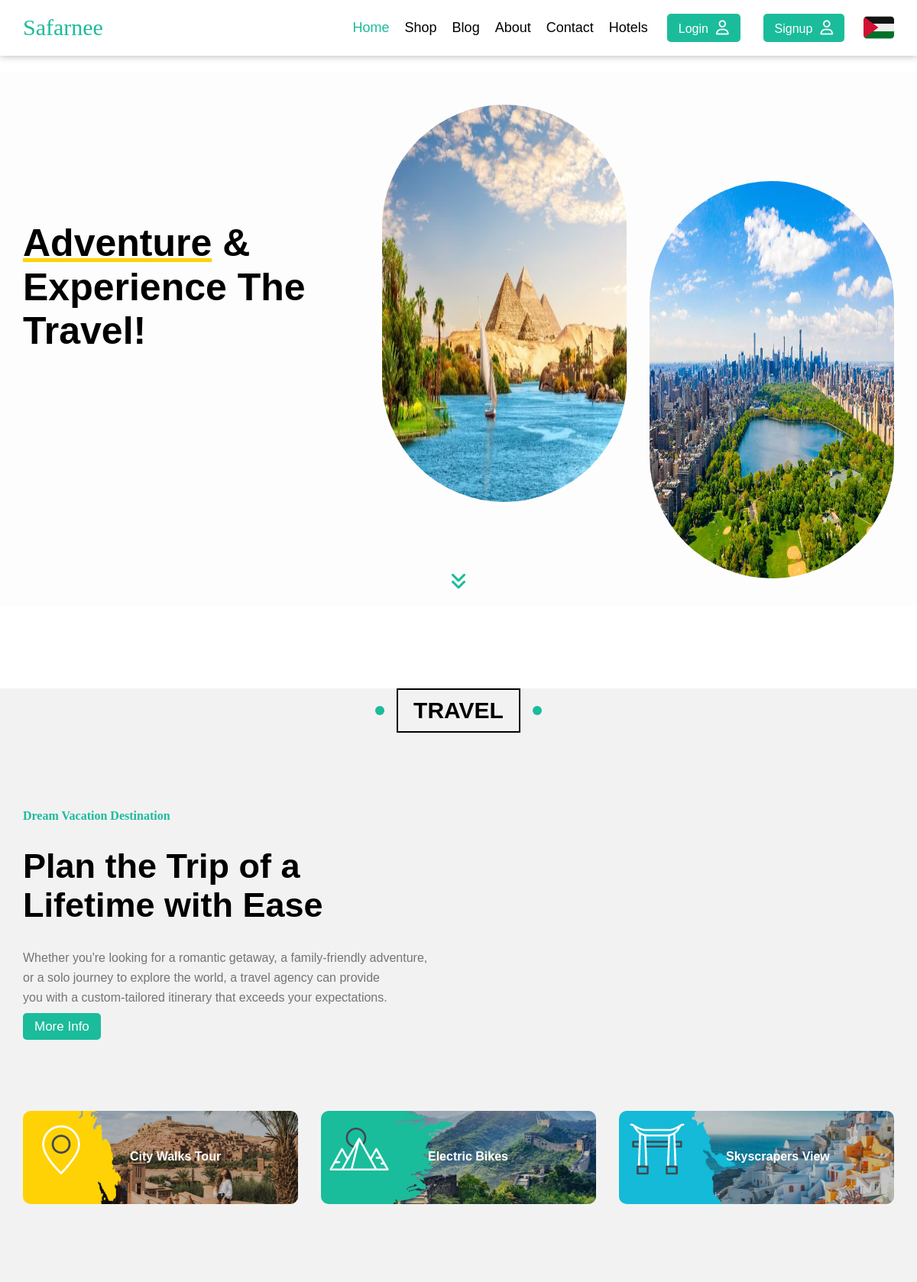
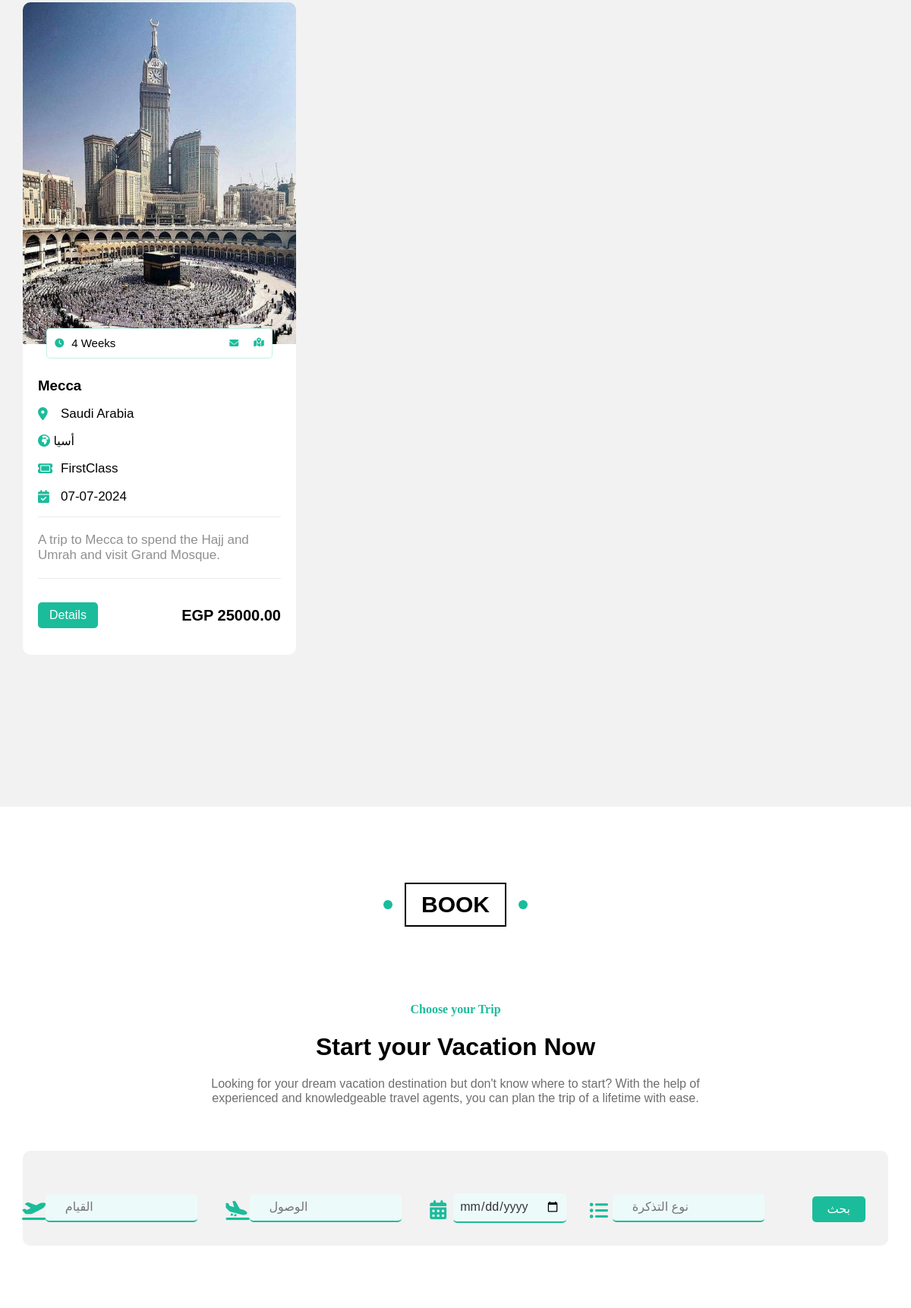
The page / (upper part) on the database its author committed (2 pictures, top to bottom).
### home/models.py (models this page shows, shortened)
class Place(models.Model):
    city = models.CharField(max_length=30)
    continent = models.CharField(max_length=30,choices=continent)
    country = models.CharField(max_length=30)
    image = models.ImageField(upload_to=image_upload)
    description = models.TextField()
    price = models.DecimalField(max_digits=8, decimal_places=2)
    discount=models.DecimalField(max_digits=8, decimal_places=2,blank=True,null=True)
    period=models.CharField(max_length=30,choices=period)
    duration=models.IntegerField(null=True,blank=True)
    source=models.CharField( max_length=50,choices=source)
    date=models.DateField(auto_now=False, auto_now_add=False)
    flight_class=models.CharField(max_length=50,choices=flight_class)
    slug=models.SlugField(blank=True,null=True)

### home/views.py (the view)
# urls.py: path('',views.home,name='home'),
def home(request):
    continent = request.GET.get('continent')
    places = Place.objects.all()
    hotels = Hotel.objects.all()
    countries = Place.objects.values('country').distinct()
    continents = Continent.objects.all()
    if continent:
        places = places.filter(continent=continent)
        return render(request, 'shop.html', {'places': places})
    else:
        return render(request, 'home/index.html', {'places': places, 'countries': countries, 'continents': continents,'hotels':hotels})

### home/templates/home/index.html (shortened to what this page needs)
{% extends 'base.html' %}
{% load bootstrap4 %}
{% load static %}
  {% block content %}
    <div class="landing">
      <div class="img_bg">
        <div class="container">
          <div class="text">
            <h1><span>Adventure</span> & Experience The Travel!</h1>
          </div>
          <div class="image img-up">
            <img src="{% static 'images/land-1.jpg' %}" alt="landing" />
          </div>
          <div class="image img-down">
            <img src="{% static 'images/land-3.jpeg' %}" alt="landing" />
          </div>
          <a href="#travel" class="go-down" title="go-down">
            <i class="fa-solid fa-angles-down fa-xl"></i>
          </a>
        </div>
      </div>
    </div>
    <div class="travel" id="travel">
      <h2 class="main-title">travel</h2>
      <div class="container">
        <div class="textures">
          <div class="text">
            <h4>Dream Vacation Destination</h4>
            <h1>Plan the Trip of a Lifetime with Ease</h1>
            <p>
              Whether you're looking for a romantic getaway, a family-friendly
              adventure, or a solo journey to explore the world, a travel agency
              can provide you with a custom-tailored itinerary that exceeds your
              expectations.
            </p>
            <a href="{% url "about" %}" class="btn">More Info</a>
          </div>
        </div>
        <div class="box">
          <div class="banner">
            <img src="{% static './images/c-icon-visual-01.gif' %}" class="gif" alt="" />
            <p>City Walks Tour</p>
            <img src="{% static './images/d-banner-01.jpeg' %}" alt="banner-1" />
          </div>
          <div class="banner">
            <img src="{% static './images/c-icon-visual-02.gif' %}" class="gif" alt="" />
            <p>Electric Bikes</p>
            <img src="{% static './images/d-banner-02.jpeg' %}" alt="banner-2" />
          </div>
          <div class="banner">
            <img src="{% static './images/c-icon-visual-03.gif' %}" class="gif" alt="" />
            <p>Skyscrapers View</p>
            <img src="{% static './images/d-banner-03.jpeg' %}" alt="banner-3" />
          </div>
        </div>
        <div class="box">
          {% for place in places %}
          {% if place.id < 4 %}
          <div class="package box-1">
            <a href="{% url 'detail' slug=place.slug %}">
            <div class="image">
              <img src="{{place.image.url}}" alt="" />
            </div>
          </a>
            <div class="time">
              <i class="fa-sharp fa-solid fa-clock fa-xs"></i>
              <span>{{place.duration}} {{place.period}}</span>
              <i
                class="fa-solid fa-envelope fa-xs"
                onClick="showFormRequest()"
              ></i>
              <a href="#" title="map"
                ><i class="fa-solid fa-map-location-dot fa-xs"></i
              ></a>
            </div>
            <div class="text">
              <h3>{{place.city}}</h3>
              <p class="location">{{place.country}}</p>
               <p><i class="fa-solid fa-earth-africa" style="color: var(--main-color)"></i> {{place.continent}}</p>
               <p class="ticket" title="Ticket">{{place.flight_class}}</p>
               <p class="calendar" title="Take-off time">{{place.date|date:"d-m-Y"}}</p>
              <p class="description">
                {{place.description}}
              </p>
              <div class="price">
                <a href="{% url 'detail' slug=place.slug %}">
                <button class="btn">Details</button>
              </a>
              {% if place.discount %}
                <p>EGP {{place.price}} <span>EGP {{place.discount}}</span></p>
              {% else %}
              <p>EGP {{place.price}}</p>
              {% endif %}
              </div>
            </div>
          </div>
          {% endif %}
          {% endfor %}
        </div>
      </div>
    </div>
    <div class="book" id="book">
      <h2 class="main-title">Book</h2>
      <div class="container">
        <h4>Choose your Trip</h4>
        <h1>Start your Vacation Now</h1>
        <p>
          Looking for your dream vacation destination but don't know where to
          start? With the help of experienced and knowledgeable travel agents,
          you can plan the trip of a lifetime with ease.
        </p>
      <div class="search">
        <form action="{% url 'search_flights' %}" method="POST">
          <div class="source">
              <i class="fa-solid fa-plane-departure"></i>
              <input list="source" name="source" placeholder="    القيام"  />
          </div>
          <div class="dest">
            <i class="fa-solid fa-plane-arrival"></i>
            <input list="destination" name="destination" placeholder="    الوصول" required />
          </div>
          <div class="date">
              <i class=" fa-solid fa-calendar-days"></i>
              <input id="date" type="date" tooltip="Today" from="today" name="date"  />
          </div>
          <div class="class">
              <i class="fa-solid fa-list-ul"></i>
              <input list="economicClass" name="class" placeholder="    نوع التذكرة"  />
          </div>
          <button type="submit" class="btn">بحث</button>
      </form>
        </div>
      </div>
    </div>
   {% endblock content %}

### rows shown on the page
Place: image (picture), duration "4", period "Weeks", city "Mecca", country "Saudi Arabia", continent "أسيا", flight_class "FirstClass", date "07-07-2024", description "A trip to Mecca to spend the Hajj and Umrah and visit Grand Mosque.", price "25000.00"
